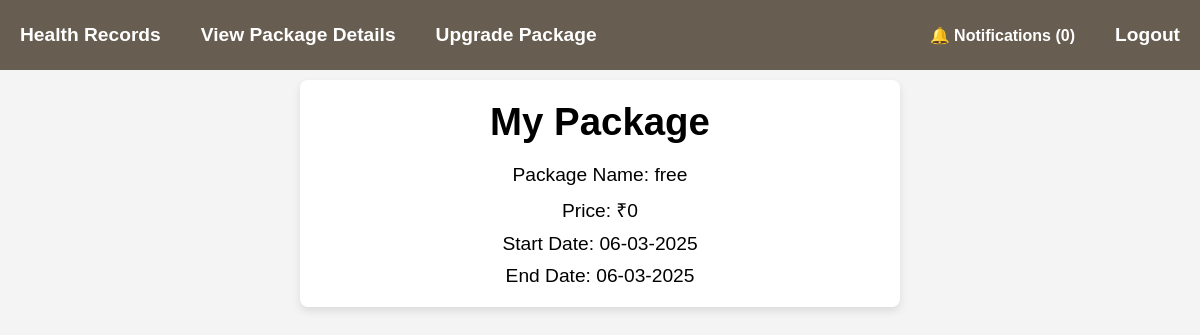
Screenshot of /viewMyPackage (signed in) with the database file from the repository.
### tables this page shows
CREATE TABLE `user_package` (
  `id` int(11) NOT NULL,
  `user_id` int(11) NOT NULL,
  `package_id` int(11) NOT NULL,
  `start_date` datetime NOT NULL DEFAULT current_timestamp(),
  `end_date` date NOT NULL,
  `price` float(10,2) NOT NULL,
  `status` enum('1','0') NOT NULL DEFAULT '1'
);

CREATE TABLE `packages` (
  `id` int(11) NOT NULL,
  `name` varchar(50) NOT NULL,
  `price` float(10,2) NOT NULL,
  `validity` int(11) NOT NULL COMMENT 'in days'
);

### src/Controllers/PackageController.php (called while the page is built, shortened)
<?php
class PackageController  extends Controller {
    private $model;
    public function __construct($sessionMock = null) {
        $this->model = ModelFactory::create('PackageModel');
    }
    public function getUserPackage()
    {
        $packageRecords = $this->model->getUserPackageList();
        $this->render('myPackageInfo', ['records'=>$packageRecords]);
    }
}

### src/Routes/index.php (called while the page is built, shortened)
<?php
$router = new Router();
$router->add('GET', '/', ['UserController', 'login']);
$router->add('GET', 'login', ['UserController', 'login']);
$router->add('GET', 'logout', ['UserController', 'logout']);
$router->add('GET', 'register', ['UserController', 'register']);
$router->add('POST', 'login', ['UserController', 'loginUser']);
$router->add('POST', 'register', ['UserController', 'registerUser']);
$router->add('GET', 'addRecord', ['HealthRecordController', 'addRecord']);
$router->add('GET', 'editRecord', ['HealthRecordController', 'editRecord']);
$router->add('POST', 'submitHealthRecord', ['HealthRecordController', 'submitHealthRecord']);
$router->add('GET', 'dashboard', ['HealthRecordController', 'getUserWiseHealthRecords']);
$router->add('GET', 'adminDashboard', ['AdminController', 'getAdminDashboardData']);
$router->add('GET', 'getLog', ['AdminController', 'getLog']);
$router->add('GET', 'viewPatientRecords', ['AdminController', 'getAllPatientRecords']);
$router->add('GET', 'viewPackages', ['AdminController', 'getPackages']);
$router->add('GET', 'addPackage', ['PackageController', 'addPackage']);
$router->add('POST', 'savePackage', ['PackageController', 'savePackage']);
$router->add('GET', 'viewMyPackage', ['PackageController', 'getUserPackage']);
$router->add('POST', 'upgradeMyPackage', ['PackageController', 'upgradePackage']);
$router->add('GET', 'showUpgradeForm', ['PackageController', 'showUpgradeForm']);
$router->add('GET', 'getNotifications', ['NotificationController', 'getNotifications']);
$router->add('GET', 'sendNotification', ['NotificationController', 'sendNotification']);
$router->dispatch($_SERVER['REQUEST_URI'], $_SERVER['REQUEST_METHOD']);

### public/index.php (called while the page is built, shortened)
<?php
$router = require '../src/Routes/index.php';

### src/Models/PackageModel.php (called while the page is built, shortened)
<?php
class PackageModel
{
    private $dbConnection;
    private $session;
    public function __construct(PDO $pdo =null)
    {
        $this->dbConnection =  $pdo != null ? $pdo :DBConnection::getInstance();
        $this->session = Session::getInstance();
    }
    public function getUserPackageList()
    {
        try {
            $userId = $this->session->get('userID');
            $query = "SELECT * FROM user_package join packages on packages.id = user_package.package_id WHERE user_package.user_id = :user_id and user_package.status=1";
            $statement = $this->dbConnection->prepare($query);
            $statement->bindParam(":user_id", $userId);
            $statement->execute();
            return $statement->fetch(PDO::FETCH_ASSOC);
        } catch (PDOException $e) {
            return "Error: " . $e->getMessage();
        }
    }
}

### src/Core/DBConnection.php (called while the page is built, shortened)
<?php
class DBConnection
{
    private static $instance = null;
    private function __construct()
    {
        $this->host = 'localhost';
        $this->dbname = 'HRMS';
        $this->username = 'root';
        $this->password = '';
    }
    public static function getInstance(): PDO
    {
        if (self::$instance === null) {
            try {
                $dbObj = new static();
                self::$instance = new PDO(
                    "mysql:host=" . $dbObj->host . ";dbname=" . $dbObj->dbname,
                    $dbObj->username,
                    $dbObj->password
                );
                self::$instance->setAttribute(PDO::ATTR_ERRMODE, PDO::ERRMODE_EXCEPTION);
            } catch (PDOException $e) {
                echo "Connection failed: " . $e->getMessage();
            }
        }
        return self::$instance;
    }
}

### src/Core/ModelFactory/ModelFactory.php (called while the page is built, shortened)
<?php
class ModelFactory {
    public static function create($model) {
        $modelClass = "HRMS\\Models\\" . ucfirst($model);
        if (class_exists($modelClass)) {
            return new $modelClass();
        } else {
            throw new \Exception("Model '$model' not found.");
        }
    }
}
?>

### src/Core/Session.php (called while the page is built, shortened)
<?php
class Session {
    private static ?Session $instance = null;
    public static function getInstance(): Session {
        if (self::$instance === null) {
            self::$instance = new self();
        }
        return self::$instance;
    }
    public function get(string $key) {
        return $_SESSION[$key] ?? null;
    }
}

### src/Views/myPackageInfo.php (the view, shortened to what this page needs)
<div class="health-container">
<h1>My Package</h1>
<p>Package Name: <?= $records['name']?></p>
<p>Price: &#8377;<?= $records['price']?></p>
<p>Start Date: <?= date('d-m-Y', strtotime($records['start_date']))?></p>
<p>End Date: <?= date('d-m-Y', strtotime($records['end_date']))?></p>
</div>

### src/Core/Router.php (shortened to what this page needs)
<?php
class Router
{
    protected $routes = [];
    public function add( $method,  $path, $handler): void {
        $this->routes[] = [
            'method'  => strtoupper($method),
            'path'    => trim($path, '/'),
            'handler' => $handler
        ];
    }
    public function dispatch(string $requestUri, string $requestMethod): void {
        $requestPath = trim(parse_url($requestUri, PHP_URL_PATH), '/');
        $requestMethod = strtoupper($requestMethod);
        foreach ($this->routes as $route) {
            if ($route['method'] === $requestMethod && $route['path'] === $requestPath) {
                if (is_callable($route['handler'])) {
                    call_user_func($route['handler']);
                    return;
                }
                elseif (is_array($route['handler'])) {
                    [$controllerName, $method] = $route['handler'];
                    $controllerClass = "HRMS\\Controllers\\$controllerName";
                    if (class_exists($controllerClass) && method_exists($controllerClass, $method)) {
                        $controller = new $controllerClass();
                        $controller->$method();
                        return;
                    }
                }
            }
        }
    }
}

### src/Views/header.php (shortened to what this page needs)
<!DOCTYPE html>
<html lang="en">
<head>
    <link rel="stylesheet" href="assets/css/style.css">
</head>
<body>
    <div class="container">
    <div class="navbar">
    <ul><li><a href="/dashboard">Health Records</a></li>
          <li><a href="/viewMyPackage">View Package Details</a></li>
          <li><a href="/showUpgradeForm">Upgrade Package</a></li></ul>
      <nav>
        <ul>
        <li><div style="position: relative;">
          <button class="notificationBtn" id="notification-btn">🔔 Notifications (<span id="notification-count">0</span>)</button>
  </div></li>
          <li><a href="/logout">Logout</a></li>
        </ul>
      </nav>
  </div>
  <div class="main">

### public/assets/css/style.css (style rules this page uses)
* { margin: 0; padding: 0; box-sizing: border-box; }
body { font-family: Arial, sans-serif; background-color: #f4f4f4; justify-content: center; align-items: center; height: 100vh; }
button { width: 100%; padding: 10px; background-color: #28a745; color: #fff; border: none; border-radius: 4px; cursor: pointer; font-size: 16px; }
p { text-align: center; margin-top: 10px; }
a { color: #007bff; text-decoration: none; }
.health-container { background-color: #fff; padding: 20px; border-radius: 8px; box-shadow: 0 4px 8px rgba(0, 0, 0, 0.1); width: 100%; max-width: 600px; margin-top: 10px; }
.main, .flexbody { display: flex; align-items: center; justify-content: center; }
h1 { text-align: center; margin-bottom: 20px; }
:root { --nav-color: #675d50; --nav-text: #fff; --primary-color: #f3deba; --secondary-color: #abc4aa; --hover-color: #a9907e; }
*, *::before, *::after { padding: 0; margin: 0; border-box: box-sizing; }
a { text-decoration: none; }
.container { background-color: var(--nav-color); font-size: 1.2rem; font-family: "Merriweather Sans", sans-serif; height: 70px; }
.navbar { display: flex; align-items: center; justify-content: center; height: 100%; width: 100%; margin: auto; }
.navbar ul { display: flex; }
.container .navbar { justify-content: space-between; }
.navbar ul li { list-style-type: none; }
.container .navbar ul li { padding: 10px; margin: 0 10px; }
.navbar a { color: var(--nav-text); font-weight: bold; }
.notificationBtn { background: none; padding: 0; font-weight: bold; }

### rows the page displays
user_package: package.name "free", package.price "0", start_date "06-03-2025", end_date "06-03-2025"
